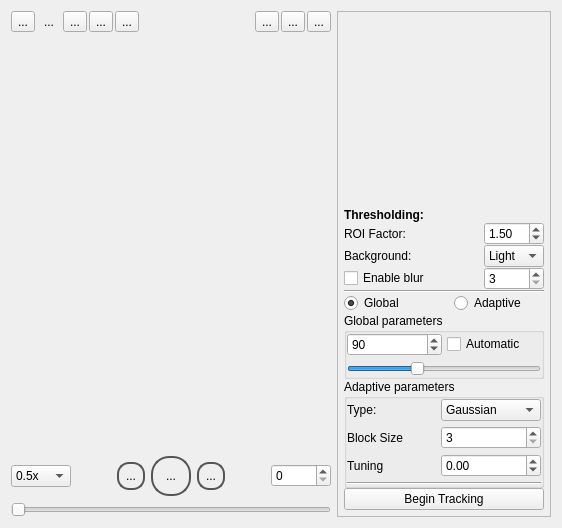
      <widget class="QWidget" name="trackingTab">
       <attribute name="title">
        <string>Tracking</string>
       </attribute>
       <layout class="QHBoxLayout" name="horizontalLayout_2" stretch="5,1">
        <item>
         <layout class="QVBoxLayout" name="verticalLayout" stretch="0,1,0,0">
          <item>
           <layout class="QHBoxLayout" name="horizontalLayout">
            <property name="spacing">
             <number>2</number>
            </property>
            <item>
             <widget class="QToolButton" name="panModeButton">
              <property name="toolTip">
               <string>Pan/Drag</string>
              </property>
              <property name="statusTip">
               <string>Pan, drag, and zoom</string>
              </property>
              <property name="text">
               <string>...</string>
              </property>
              <property name="icon">
               <iconset resource="../../resources.qrc">
                <normaloff>:/resources/pan.svg</normaloff>:/resources/pan.svg</iconset>
              </property>
              <property name="checkable">
               <bool>true</bool>
              </property>
              <property name="autoRaise">
               <bool>false</bool>
              </property>
             </widget>
            </item>
            <item>
             <widget class="QToolButton" name="roiModeButton">
              <property name="enabled">
               <bool>true</bool>
              </property>
              <property name="toolTip">
               <string>Draw ROI</string>
              </property>
              <property name="statusTip">
               <string>Draw ROI</string>
              </property>
              <property name="text">
               <string>...</string>
              </property>
              <property name="icon">
               <iconset resource="../../resources.qrc">
                <normaloff>:/resources/roi.svg</normaloff>:/resources/roi.svg</iconset>
              </property>
              <property name="checkable">
               <bool>true</bool>
              </property>
              <property name="autoRaise">
               <bool>true</bool>
              </property>
             </widget>
            </item>
            <item>
             <widget class="QToolButton" name="cropModeButton">
              <property name="statusTip">
               <string>Crop to ROI</string>
              </property>
              <property name="text">
               <string>...</string>
              </property>
              <property name="icon">
               <iconset resource="../../resources.qrc">
                <normaloff>:/resources/crop.svg</normaloff>:/resources/crop.svg</iconset>
              </property>
              <property name="checkable">
               <bool>true</bool>
              </property>
             </widget>
            </item>
            <item>
             <widget class="QToolButton" name="selectionModeButton">
              <property name="statusTip">
               <string>Detect</string>
              </property>
              <property name="text">
               <string>...</string>
              </property>
              <property name="icon">
               <iconset resource="../../resources.qrc">
                <normaloff>:/resources/poke_alt.svg</normaloff>:/resources/poke_alt.svg</iconset>
              </property>
              <property name="checkable">
               <bool>true</bool>
              </property>
             </widget>
            </item>
            <item>
             <widget class="QToolButton" name="trackModeButton">
              <property name="enabled">
               <bool>true</bool>
              </property>
              <property name="toolTip">
               <string>Show/Hide Tracks</string>
              </property>
              <property name="statusTip">
               <string>Show/hide tracks</string>
              </property>
              <property name="text">
               <string>...</string>
              </property>
              <property name="icon">
               <iconset resource="../../resources.qrc">
                <normaloff>:/resources/trax_alt2.svg</normaloff>:/resources/trax_alt2.svg</iconset>
              </property>
              <property name="checkable">
               <bool>true</bool>
              </property>
             </widget>
            </item>
            <item>
             <spacer name="horizontalSpacer">
              <property name="orientation">
               <enum>Qt::Orientation::Horizontal</enum>
              </property>
              <property name="sizeHint" stdset="0">
               <size>
                <width>40</width>
                <height>20</height>
               </size>
              </property>
             </spacer>
            </item>
            <item>
             <widget class="QToolButton" name="viewThreshButton">
              <property name="statusTip">
               <string>Show/Hide threshold</string>
              </property>
              <property name="text">
               <string>...</string>
              </property>
              <property name="icon">
               <iconset resource="../../resources.qrc">
                <normaloff>:/resources/thresh_alt.svg</normaloff>:/resources/thresh_alt.svg</iconset>
              </property>
              <property name="checkable">
               <bool>true</bool>
              </property>
             </widget>
            </item>
            <item>
             <widget class="QToolButton" name="viewBlobsButton">
              <property name="text">
               <string>...</string>
              </property>
              <property name="icon">
               <iconset resource="../../resources.qrc">
                <normaloff>:/resources/poke_alt2.svg</normaloff>:/resources/poke_alt2.svg</iconset>
              </property>
              <property name="checkable">
               <bool>true</bool>
              </property>
             </widget>
            </item>
            <item>
             <widget class="QToolButton" name="viewTracksButton">
              <property name="text">
               <string>...</string>
              </property>
              <property name="icon">
               <iconset resource="../../resources.qrc">
                <normaloff>:/resources/trax_alt.svg</normaloff>:/resources/trax_alt.svg</iconset>
              </property>
              <property name="checkable">
               <bool>true</bool>
              </property>
             </widget>
            </item>
           </layout>
          </item>
          <item>
           <widget class="VideoLoader" name="videoLoader" native="true"/>
          </item>
          <item>
           <layout class="QHBoxLayout" name="horizontalLayout_7">
            <property name="spacing">
             <number>-1</number>
            </property>
            <property name="bottomMargin">
             <number>0</number>
            </property>
            <item>
             <widget class="QComboBox" name="comboPlaybackSpeed">
              <property name="sizePolicy">
               <sizepolicy hsizetype="Fixed" vsizetype="Fixed">
                <horstretch>0</horstretch>
                <verstretch>0</verstretch>
               </sizepolicy>
              </property>
              <property name="minimumSize">
               <size>
                <width>0</width>
                <height>0</height>
               </size>
              </property>
              <property name="maximumSize">
               <size>
                <width>80</width>
                <height>16777215</height>
               </size>
              </property>
              <item>
               <property name="text">
                <string>0.5x</string>
               </property>
              </item>
              <item>
               <property name="text">
                <string>1.0x</string>
               </property>
              </item>
              <item>
               <property name="text">
                <string>2.5x</string>
               </property>
              </item>
              <item>
               <property name="text">
                <string>5.0x</string>
               </property>
              </item>
              <item>
               <property name="text">
                <string>10.0x</string>
               </property>
              </item>
             </widget>
            </item>
            <item>
             <spacer name="horizontalSpacer_2">
              <property name="orientation">
               <enum>Qt::Orientation::Horizontal</enum>
              </property>
              <property name="sizeHint" stdset="0">
               <size>
                <width>40</width>
                <height>20</height>
               </size>
              </property>
             </spacer>
            </item>
            <item>
             <widget class="QToolButton" name="firstFrameButton">
              <property name="styleSheet">
               <string notr="true">/* Style for our specific Play/Pause button. Give it an object name in C++ */
QToolButton#firstFrameButton {
    /* Make it round */
    border-radius: 12px; /* Half of the button's size (e.g., 50px / 2) */

    /* Define size - necessary for border-radius to work correctly */
    min-width: 24px;
    max-width: 24px;
    min-height:24px;
    max-height: 24px;

    /* Set borders and background */
    border: 2px solid #555; /* Example border */
    background-color: qlineargradient(x1: 0, y1: 0, x2: 0, y2: 1,
                                      stop: 0 #f6f7fa, stop: 1 #dadbde); /* Example gradient background */

    /* Define icon size */
    icon-size: 18px 18px; /* Adjust as needed */
}
</string>
              </property>
              <property name="text">
               <string>...</string>
              </property>
              <property name="icon">
               <iconset theme="QIcon::ThemeIcon::MediaSkipBackward"/>
              </property>
             </widget>
            </item>
            <item>
             <widget class="QToolButton" name="playPauseButton">
              <property name="styleSheet">
               <string notr="true">/* Style for our specific Play/Pause button. Give it an object name in C++ */
QToolButton#playPauseButton {
    /* Make it round */
    border-radius: 18px; /* Half of the button's size (e.g., 50px / 2) */

    /* Define size - necessary for border-radius to work correctly */
    min-width: 36px;
    max-width: 36px;
    min-height:36px;
    max-height: 36px;

    /* Set borders and background */
    border: 2px solid #555; /* Example border */
    background-color: qlineargradient(x1: 0, y1: 0, x2: 0, y2: 1,
                                      stop: 0 #f6f7fa, stop: 1 #dadbde); /* Example gradient background */

    /* Define icon size */
    icon-size: 24px 24px; /* Adjust as needed */
}

/* ----- Optional: Hover and Pressed Effects ----- */

QToolButton#playPauseButton:hover {
    background-color: qlineargradient(x1: 0, y1: 0, x2: 0, y2: 1,
                                      stop: 0 #ffffff, stop: 1 #f0f0f0); /* Lighter on hover */
    border-color: #777;
}

QToolButton#playPauseButton:pressed {
    background-color: qlineargradient(x1: 0, y1: 0, x2: 0, y2: 1,
                                      stop: 0 #dadbde, stop: 1 #f6f7fa); /* Inverted gradient on press */
    border-color: #444;
}

/* Style for when the button is checked AND pressed */
QToolButton#playPauseButton:checked:pressed {
     background-color: qlineargradient(x1: 0, y1: 0, x2: 0, y2: 1,
                                      stop: 0 #cccccc, stop: 1 #e0e0e0); /* Different pressed look when checked */
}

/* Style for when the button is checked AND hovered */
QToolButton#playPauseButton:checked:hover {
     background-color: qlineargradient(x1: 0, y1: 0, x2: 0, y2: 1,
                                      stop: 0 #e8e8e8, stop: 1 #d8d8d8); /* Different hover look when checked */
     border-color: #666;
}</string>
              </property>
              <property name="text">
               <string>...</string>
              </property>
              <property name="icon">
               <iconset theme="QIcon::ThemeIcon::MediaPlaybackStart"/>
              </property>
              <property name="shortcut">
               <string>Space</string>
              </property>
              <property name="checkable">
               <bool>true</bool>
              </property>
             </widget>
            </item>
            <item>
             <widget class="QToolButton" name="lastFrameButton">
              <property name="styleSheet">
               <string notr="true">/* Style for our specific Play/Pause button. Give it an object name in C++ */
QToolButton#lastFrameButton {
    /* Make it round */
    border-radius: 12px; /* Half of the button's size (e.g., 50px / 2) */

    /* Define size - necessary for border-radius to work correctly */
    min-width: 24px;
    max-width: 24px;
    min-height:24px;
    max-height: 24px;

    /* Set borders and background */
    border: 2px solid #555; /* Example border */
    background-color: qlineargradient(x1: 0, y1: 0, x2: 0, y2: 1,
                                      stop: 0 #f6f7fa, stop: 1 #dadbde); /* Example gradient background */

    /* Define icon size */
    icon-size: 18px 18px; /* Adjust as needed */
}
</string>
              </property>
              <property name="text">
               <string>...</string>
              </property>
              <property name="icon">
               <iconset theme="QIcon::ThemeIcon::MediaSkipForward"/>
              </property>
             </widget>
            </item>
            <item>
             <spacer name="horizontalSpacer_3">
              <property name="orientation">
               <enum>Qt::Orientation::Horizontal</enum>
              </property>
              <property name="sizeHint" stdset="0">
               <size>
                <width>40</width>
                <height>20</height>
               </size>
              </property>
             </spacer>
            </item>
            <item>
             <widget class="QSpinBox" name="framePosition">
              <property name="minimumSize">
               <size>
                <width>60</width>
                <height>0</height>
               </size>
              </property>
             </widget>
            </item>
           </layout>
          </item>
          <item>
           <layout class="QHBoxLayout" name="horizontalLayout_3" stretch="1">
            <property name="spacing">
             <number>10</number>
            </property>
            <item>
             <widget class="QSlider" name="frameSlider">
              <property name="orientation">
               <enum>Qt::Orientation::Horizontal</enum>
              </property>
              <property name="tickPosition">
               <enum>QSlider::TickPosition::NoTicks</enum>
              </property>
             </widget>
            </item>
           </layout>
          </item>
         </layout>
        </item>
        <item>
         <widget class="QFrame" name="frame">
          <property name="frameShape">
           <enum>QFrame::Shape::StyledPanel</enum>
          </property>
          <property name="frameShadow">
           <enum>QFrame::Shadow::Sunken</enum>
          </property>
          <layout class="QGridLayout" name="gridLayout" rowstretch="0,0,0,0,0,0,0,0,0,0,0,0,0,0,0,0,0,0,0">
           <property name="leftMargin">
            <number>6</number>
           </property>
           <property name="topMargin">
            <number>6</number>
           </property>
           <property name="rightMargin">
            <number>6</number>
           </property>
           <property name="bottomMargin">
            <number>6</number>
           </property>
           <property name="spacing">
            <number>0</number>
           </property>
           <item row="17" column="0" colspan="3">
            <widget class="QGroupBox" name="adaptiveGroupBox">
             <property name="title">
              <string>Adaptive parameters</string>
             </property>
             <layout class="QGridLayout" name="gridLayout_3">
              <property name="leftMargin">
               <number>0</number>
              </property>
              <property name="topMargin">
               <number>0</number>
              </property>
              <property name="rightMargin">
               <number>0</number>
              </property>
              <property name="bottomMargin">
               <number>0</number>
              </property>
              <property name="spacing">
               <number>5</number>
              </property>
              <item row="2" column="0">
               <widget class="QLabel" name="label_4">
                <property name="text">
                 <string>Tuning</string>
                </property>
               </widget>
              </item>
              <item row="3" column="0" colspan="2">
               <widget class="Line" name="line_2">
                <property name="orientation">
                 <enum>Qt::Orientation::Horizontal</enum>
                </property>
               </widget>
              </item>
              <item row="2" column="1">
               <widget class="QDoubleSpinBox" name="tuningDoubleSpin">
                <property name="minimum">
                 <double>-20.000000000000000</double>
                </property>
                <property name="maximum">
                 <double>20.000000000000000</double>
                </property>
                <property name="singleStep">
                 <double>0.500000000000000</double>
                </property>
               </widget>
              </item>
              <item row="1" column="1">
               <widget class="QSpinBox" name="blockSizeSpin">
                <property name="minimum">
                 <number>3</number>
                </property>
                <property name="singleStep">
                 <number>2</number>
                </property>
               </widget>
              </item>
              <item row="1" column="0">
               <widget class="QLabel" name="label_3">
                <property name="text">
                 <string>Block Size</string>
                </property>
               </widget>
              </item>
              <item row="0" column="1">
               <widget class="QComboBox" name="adaptiveTypeCombo">
                <property name="minimumSize">
                 <size>
                  <width>100</width>
                  <height>0</height>
                 </size>
                </property>
                <item>
                 <property name="text">
                  <string>Gaussian</string>
                 </property>
                </item>
                <item>
                 <property name="text">
                  <string>Mean</string>
                 </property>
                </item>
               </widget>
              </item>
              <item row="0" column="0">
               <widget class="QLabel" name="label_2">
                <property name="text">
                 <string>Type:</string>
                </property>
               </widget>
              </item>
             </layout>
            </widget>
           </item>
           <item row="6" column="2">
            <widget class="QDoubleSpinBox" name="roiFactorSpinBoxD">
             <property name="singleStep">
              <double>0.050000000000000</double>
             </property>
             <property name="value">
              <double>1.500000000000000</double>
             </property>
            </widget>
           </item>
           <item row="4" column="0">
            <widget class="QLabel" name="labelThresholding">
             <property name="sizePolicy">
              <sizepolicy hsizetype="Preferred" vsizetype="Preferred">
               <horstretch>0</horstretch>
               <verstretch>0</verstretch>
              </sizepolicy>
             </property>
             <property name="font">
              <font>
               <bold>true</bold>
              </font>
             </property>
             <property name="text">
              <string>Thresholding:</string>
             </property>
            </widget>
           </item>
           <item row="3" column="0" colspan="3">
            <spacer name="verticalSpacer">
             <property name="orientation">
              <enum>Qt::Orientation::Vertical</enum>
             </property>
             <property name="sizeHint" stdset="0">
              <size>
               <width>20</width>
               <height>40</height>
              </size>
             </property>
            </spacer>
           </item>
           <item row="6" column="0">
            <widget class="QLabel" name="label_9">
             <property name="text">
              <string>ROI Factor:</string>
             </property>
            </widget>
           </item>
           <item row="9" column="0">
            <widget class="QLabel" name="label">
             <property name="sizePolicy">
              <sizepolicy hsizetype="Preferred" vsizetype="Fixed">
               <horstretch>0</horstretch>
               <verstretch>0</verstretch>
              </sizepolicy>
             </property>
             <property name="text">
              <string>Background:</string>
             </property>
            </widget>
           </item>
           <item row="16" column="0" colspan="3">
            <widget class="QGroupBox" name="globalGroupBox">
             <property name="title">
              <string>Global parameters</string>
             </property>
             <property name="flat">
              <bool>false</bool>
             </property>
             <property name="checkable">
              <bool>false</bool>
             </property>
             <layout class="QGridLayout" name="gridLayout_2">
              <property name="leftMargin">
               <number>0</number>
              </property>
              <property name="topMargin">
               <number>0</number>
              </property>
              <property name="rightMargin">
               <number>0</number>
              </property>
              <property name="bottomMargin">
               <number>0</number>
              </property>
              <property name="spacing">
               <number>5</number>
              </property>
              <item row="1" column="0" colspan="2">
               <widget class="QSlider" name="globalThreshSlider">
                <property name="enabled">
                 <bool>true</bool>
                </property>
                <property name="maximum">
                 <number>255</number>
                </property>
                <property name="value">
                 <number>90</number>
                </property>
                <property name="orientation">
                 <enum>Qt::Orientation::Horizontal</enum>
                </property>
               </widget>
              </item>
              <item row="0" column="0">
               <widget class="QSpinBox" name="globalThreshValueSpin">
                <property name="enabled">
                 <bool>true</bool>
                </property>
                <property name="maximum">
                 <number>255</number>
                </property>
                <property name="value">
                 <number>90</number>
                </property>
               </widget>
              </item>
              <item row="0" column="1">
               <widget class="QCheckBox" name="globalThreshAutoCheck">
                <property name="text">
                 <string>Automatic</string>
                </property>
                <property name="checked">
                 <bool>false</bool>
                </property>
               </widget>
              </item>
             </layout>
            </widget>
           </item>
           <item row="0" column="0" colspan="3">
            <widget class="MiniLoader" name="miniLoader" native="true">
             <property name="minimumSize">
              <size>
               <width>200</width>
               <height>150</height>
              </size>
             </property>
            </widget>
           </item>
           <item row="9" column="2">
            <widget class="QComboBox" name="bgCombo">
             <property name="sizePolicy">
              <sizepolicy hsizetype="Preferred" vsizetype="Fixed">
               <horstretch>0</horstretch>
               <verstretch>0</verstretch>
              </sizepolicy>
             </property>
             <property name="minimumSize">
              <size>
               <width>50</width>
               <height>0</height>
              </size>
             </property>
             <property name="currentIndex">
              <number>0</number>
             </property>
             <item>
              <property name="text">
               <string>Light</string>
              </property>
             </item>
             <item>
              <property name="text">
               <string>Dark</string>
              </property>
             </item>
            </widget>
           </item>
           <item row="10" column="2">
            <widget class="QSpinBox" name="blurKernelSpin">
             <property name="minimum">
              <number>3</number>
             </property>
             <property name="singleStep">
              <number>2</number>
             </property>
            </widget>
           </item>
           <item row="18" column="0" colspan="3">
            <widget class="QPushButton" name="trackingDialogButton">
             <property name="text">
              <string>Begin Tracking</string>
             </property>
            </widget>
           </item>
           <item row="13" column="0" colspan="3">
            <layout class="QHBoxLayout" name="horizontalLayout_5">
             <property name="spacing">
              <number>20</number>
             </property>
             <item>
              <widget class="QRadioButton" name="globalRadio">
               <property name="text">
                <string>Global</string>
               </property>
               <property name="checked">
                <bool>true</bool>
               </property>
              </widget>
             </item>
             <item>
              <widget class="QRadioButton" name="adaptiveRadio">
               <property name="text">
                <string>Adaptive</string>
               </property>
               <property name="checked">
                <bool>false</bool>
               </property>
              </widget>
             </item>
            </layout>
           </item>
           <item row="12" column="0" colspan="3">
            <widget class="Line" name="line">
             <property name="orientation">
              <enum>Qt::Orientation::Horizontal</enum>
             </property>
            </widget>
           </item>
           <item row="10" column="0" colspan="2">
            <widget class="QCheckBox" name="blurCheck">
             <property name="text">
              <string>Enable blur</string>
             </property>
            </widget>
           </item>
          </layout>
         </widget>
        </item>
       </layout>
      </widget>
